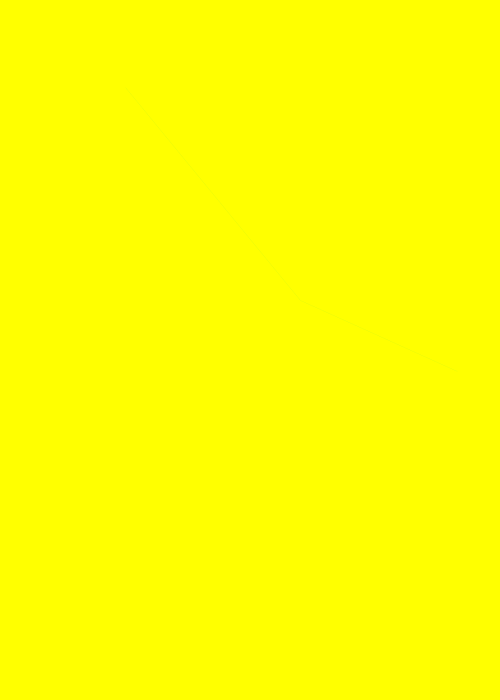
Frame 1 (no input)
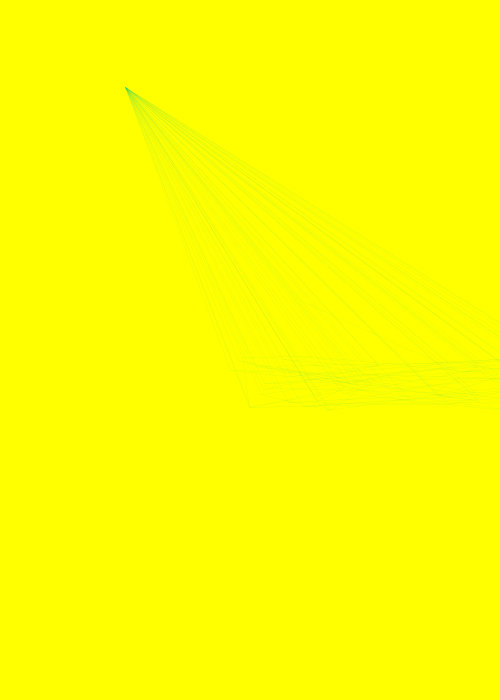
Frame 60 (the mouse pressed at the canvas centre just before this capture)
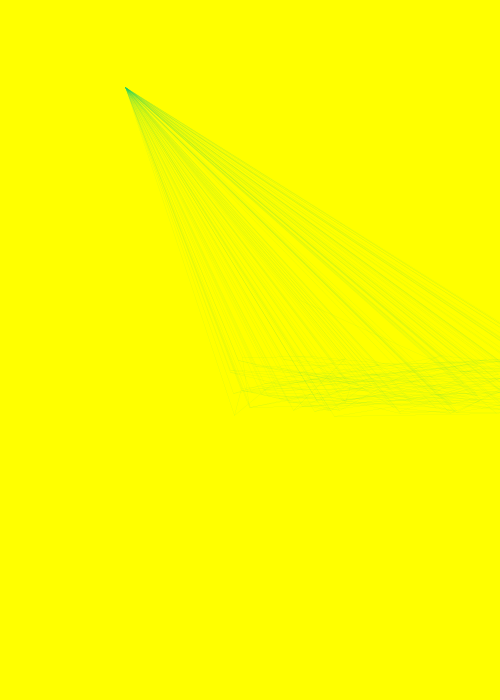
Frame 120 (the mouse held since frame 60 and released just before this capture)

The Processing sketch that drew these frames (run headless with seeded random() and noise(); from frame 60 on, the mouse is pressed at the canvas centre):

// Processing sketch: processing_135078
// ── processing_135078.pde

float x,y;
float radius = 100;
float lastx = 300;
float lasty = 300;

void setup()
{
  size(500, 700);
  background(265,265,0);
  frameRate(22);
}

void draw()
{
  //background(0, 190, 200);
  stroke(22,200,99,90);
  strokeWeight(0.10);
  
  for(float ang=3; ang<=36; ang+=360){
    float rad = radians(ang);
    x = (width/4 + (random(360)+radius*cos(rad)));
    y = (height/2 + (random(63)+radius*sin(rad)));
    //for darwing line and constructing circle
    
    line(x, y, lastx, lasty);
    line(width/4, height/8, lastx, lasty);
    lastx = x;
    lasty = y;
      int numPoints = int(map(mouseX, 0, width, 116, 160));
  float angle = 0;
  float angleStep = 180.0/numPoints;
    
 
  } 
 }
